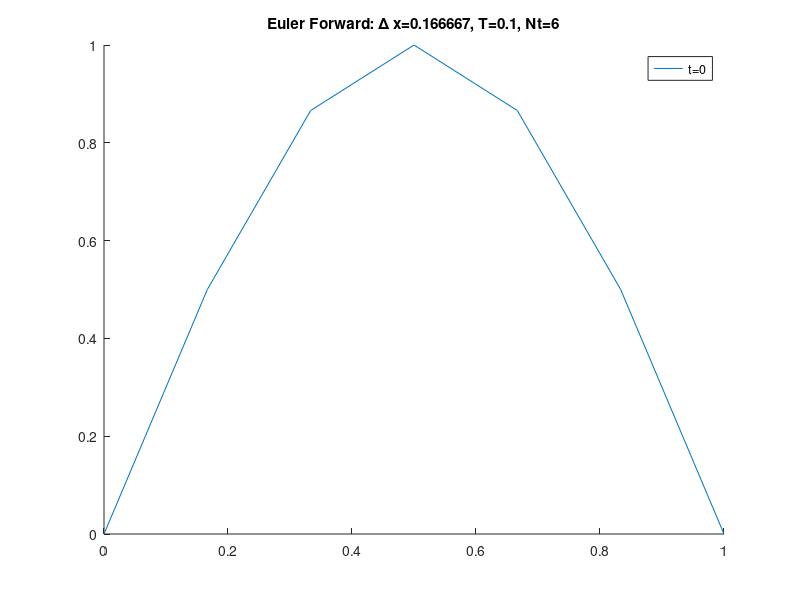
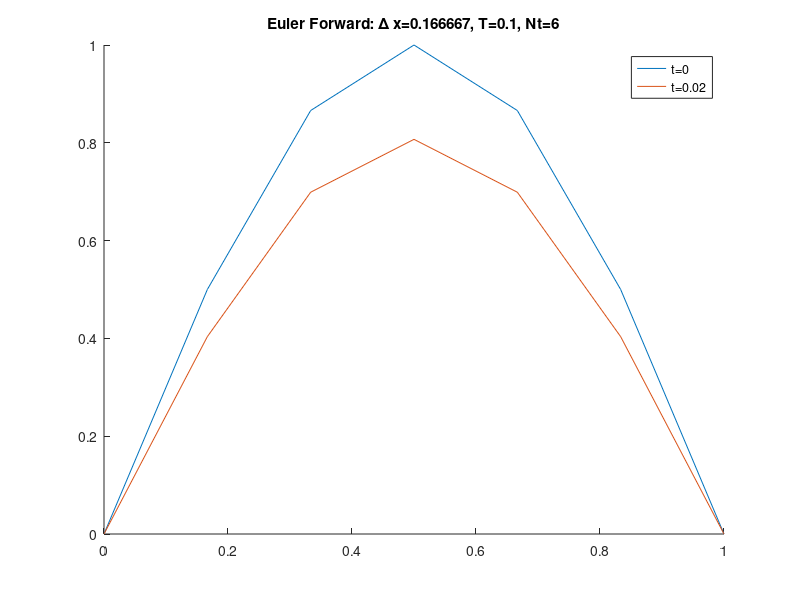
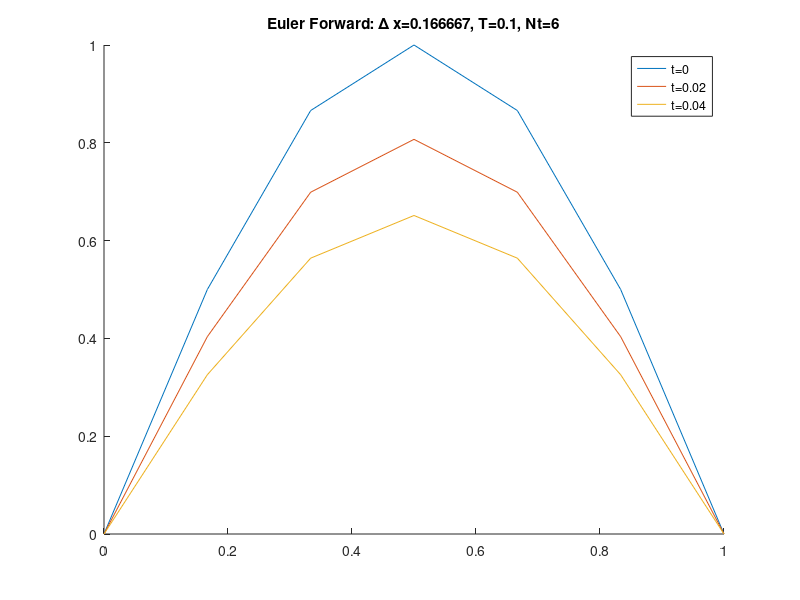
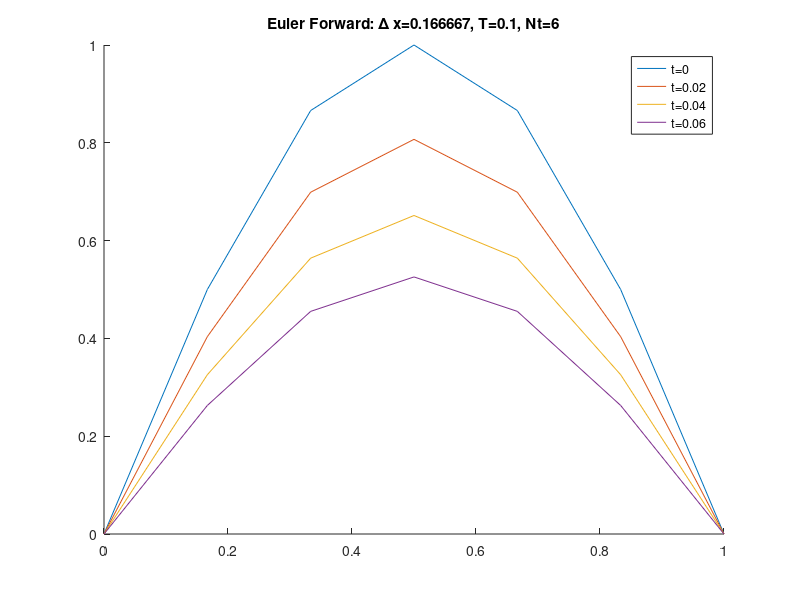

These charts were generated, in order, by the following MATLAB code:
1;


%% Exact Solution for Problem 4.1
function u=HeatEquationExact(x,t)
    u=exp(-(pi^2)*t).*sin(pi*x);
endfunction



%%%%%%%%%%%%%% Initial Values
% Here we define our global values, the total time, the number of time steps
% and the space interval size
T=0.1;  
Nt=6;
delta_x=1/6;
% Nt=21;
% delta_x=0.1;
delta_t=T/(Nt-1);

% We use these to generate the number of space steps, then define a 'continuous' and 
% discrete vector for space and time
Nx=int32(1+(1/delta_x));
x_continuous=linspace(0,1);
t_continuous=linspace(0,T)
t=linspace(0,T,Nt);
x=linspace(0,1,Nx);


%%%%%%%%%%%%%% Stability check
% Here we check the stability for the EF method; not this only warns when the 
% code is unstable, it will still run
stability=delta_t/(delta_x)^2
if stability>0.5
    printf("EF Unstable, stability ratio: %.1f\n", stability)
end





%%%%%%%%%%%%%% Defining the finite-differnce Matrices
% Here we define the finite-differnce matrix we want to use in this problem. This consists of 
% -2 along the diagonal and 1's on the two 1-off diagonals. We also use fied boundary values, 
% so the first and final rows need to be zerod. For later convience the Periodic condisiton is
% also included
der_a=-2;   % Diagonal
der_b=1;    % Right-1-off Diagonal
der_c=1;    % Left-1-off Diagonal
der_d=0;    % Left-2-off Diagonal
der_f=0;    % left-2-off Diagonal
D2 = diag(der_a*ones(1,Nx)) + diag(der_b*ones(1,Nx-1),1) +diag(der_f*ones(1,Nx-2),2)+diag(der_d*ones(1,Nx-2),-2)+ diag(der_c*ones(1,Nx-1),-1);
% D2(1,Nx)=der_c;     % P.B.C.s
% D2(Nx,1)=der_b;     % P.B.C.s
D2(1,:)=0;          % F.B.C.s
D2(Nx,:)=0;         % F.B.C.s
D2=D2 / delta_x^2; 




%%%%%%%%%%%%%% Initial Conditions
% We initialise our three integration method solution matrices. 
u_expm=zeros(Nx,Nt);
u_eulfor=zeros(Nx,Nt);
u_eulback=zeros(Nx,Nt);
u_initial=sin(pi*x);
u_eulfor(:,1)=u_initial;
u_eulback(:,1)=u_initial;




%%%%%%%%%%%%%% Integration Steps
% EXPM - Solve the ODE system analytically via the EXPM
for i=1:Nt
    u_expm(:,i)=(expm(t(i).*D2)*u_initial')';
end

% Euler Forward - Solve using the EF integration techniques
for i=1:Nt-1
    u_eulfor(:,i+1) = ((eye(Nx)+delta_t.*D2)*u_eulfor(:,i));
endfor 

% Euler Backward - Solve using the EB integration techniques
for i=1:Nt-1
    u_eulback(:,i+1) = ((eye(Nx)-delta_t.*D2)\u_eulback(:,i));
endfor 


%%%%%%%%%%%%%% Plotting
% Some of this is not used, and is keep as archival for future usage if required
% Also note the plots require a folder Ex41 to be present.
listoftimes=1:round((Nt-1)/5):Nt
listofspace=1:round((Nx-1)/5):Nx
h=get(gcf, "currentaxes");
set(h, "fontsize", 12, "linewidth", 1);
clf
hold on
labels=[''];
for ti=1:size(listoftimes)(2)
    tau=listoftimes(ti);
    filename=sprintf("Ex41/Ex41eulfor-delx=%d.png", delta_x );
    
    % Plot EF solution
    plot(x, u_eulfor(:,tau))
    labels=[labels;sprintf("t=%d",t(tau))];


    title(sprintf('Euler Forward: \\Delta x=%d, T=%d, Nt=%d', delta_x, T, Nt))
    legend(labels=labels)
    axis([0 1 0 1])

    saveas(1, filename)
end
% Similar Plots bellow
% clf
% hold on
% labels=[''];
% for ti=1:size(listoftimes)(2)
%     tau=listoftimes(ti);
%     filename=sprintf("Ex41/Ex41eulback-delx=%d.png", delta_x );
% 
%     plot(x, u_eulback(:,tau))
%     labels=[labels;sprintf("t=%d",t(tau))];
% 
% 
%     title(sprintf('Euler Backward: \\Delta x=%d, T=%d, Nt=%d', delta_x, T, Nt))
%     legend(labels=labels)
%     axis([0 1 0 1])
% 
%     saveas(1, filename)
% end
% 
% clf
% hold on
% labels=[''];
% for ti=1:size(listoftimes)(2)
%     tau=listoftimes(ti);
%     filename=sprintf("Ex41/Ex41expm-delx=%d.png", delta_x);
% 
%     plot(x, u_expm(:,tau))
%     labels=[labels;sprintf("t=%d",t(tau))];
% 
% 
%     title(sprintf('Expm: \\Delta x=%d, T=%d, Nt=%d', delta_x, T, Nt))
%     legend(labels=labels)
%     axis([0 1 0 1])
% 
%     saveas(1, filename)
% end


%%%%%%%%%%%%%% Colour Plotting
%%% EXPM Colorplot
clf
hold on 
cmap=colormap();
for ti=1:size(listoftimes)(2)
    tau=listoftimes(ti);
    colour_i=round(1+(tau*63/Nt));
    plot(x, u_expm(:,tau),'Color', color=cmap(colour_i,:),'linewidth',2)
    axis([0 1 0 1])
end
xlabel('x')
ylabel('u')
h=get(gcf, "currentaxes");
set(h, "fontsize", 12, "linewidth", 1);
cbar=colorbar()
caxis([0,T])
ylabel(cbar,'t','Rotation',0)
title(sprintf('EXPM, \\Delta x=%d, T=%d, Nt=%d', delta_x, T, Nt));
filename=sprintf('Ex41/Ex41-EXPM-multi-t-delx=%d.png',delta_x);
print(1,filename, '-dpng','-S1200,800')

% Similar plots below
%%% EF Colorplot
% clf
% hold on 
% cmap=colormap();
% for ti=1:size(listoftimes)(2)
%     tau=listoftimes(ti);
%     colour_i=round(1+(tau*63/Nt));
%     plot(x, u_eulfor(:,tau),'Color', color=cmap(colour_i,:),'linewidth',2)
%     axis([0 1 0 1])
% end
% xlabel('x')
% ylabel('u')
% h=get(gcf, "currentaxes");
% set(h, "fontsize", 12, "linewidth", 1);
% cbar=colorbar()
% caxis([0,T])
% ylabel(cbar,'t','Rotation',0)
% title(sprintf('EF, \\Delta x=%d, T=%d, Nt=%d', delta_x, T, Nt));
% filename=sprintf('Ex41/Ex41-EF-multi-t-delx=%d.png',delta_x);
% print(1,filename, '-dpng','-S1200,800')
% 

%%% EB Colorplot
% clf
% hold on 
% cmap=colormap();
% for ti=1:size(listoftimes)(2)
%     tau=listoftimes(ti);
%     colour_i=round(1+(tau*63/Nt));
% 
%     plot(x, u_eulback(:,tau),'Color', color=cmap(colour_i,:),'linewidth',2)
% 
% end
% xlabel('x')
% ylabel('u')
% axis([0 1 0 1])
% h=get(gcf, "currentaxes");
% set(h, "fontsize", 12, "linewidth", 1);
% cbar=colorbar()
% caxis([0,T])
% ylabel(cbar,'t','Rotation',0)
% title(sprintf('EB, \\Delta x=%d, T=%d, Nt=%d', delta_x, T, Nt));
% filename=sprintf('Ex41/Ex41-EB-multi-t-delx=%d.png',delta_x);
% print(1,filename, '-dpng','-S1200,800')
% 

%%% Fix Time
labels=['']
for ti=2:size(listoftimes)(2)
    clf
    hold on
    labels=[''];
    tau=listofspace(ti)
    plot(x, u_eulfor(:,tau),'linewidth',2)
    labels=[labels;"EF"];

    plot(x, u_eulback(:,tau),'linewidth',2)
    labels=[labels;"EB"];

    plot(x, u_expm(:,tau),'linewidth',2)
    labels=[labels;"EXPM"];

    plot(x_continuous ,HeatEquationExact(x_continuous,t(tau)),":",'linewidth',2)
    labels=[labels;"EXACT"];

    filename=sprintf("Ex41/Ex41-fixtime-delx=%d-x=%.2f.png", delta_x, x(tau));
    title(sprintf('Fix Time, \\Delta x=%d, T=%d, Nt=%d, t=%.02f', delta_x, T, Nt, t(tau)))
    legend(labels=labels)
    xlabel('x')
    ylabel('u')

    print(1,filename, '-dpng','-S1200,800')
end

%%% Fix Space
labels=['']
for ti=2:size(listoftimes)(2)
    clf
    hold on
    labels=[''];
    tau=listofspace(ti)
    plot(t, u_eulfor(tau,:),'linewidth',2)
    labels=[labels;"EF"];

    plot(t, u_eulback(tau,:),'linewidth',2)
    labels=[labels;"EB"];

    plot(t, u_expm(tau,:),'linewidth',2)
    labels=[labels;"EXPM"];

    plot(t_continuous ,HeatEquationExact(x(tau),t_continuous),":",'linewidth',2)
    labels=[labels;"EXACT"];

    filename=sprintf("Ex41/Ex41-fixspace-delx=%d-t=%.2f.png", delta_x, x(tau));
    title(sprintf('Fix Space, \\Delta x=%d, T=%d, Nt=%d, x=%.02f', delta_x, T, Nt, x(tau)))
    legend(labels=labels)
    xlabel('t')
    ylabel('u')

    print(1,filename, '-dpng','-S1200,800')
end
